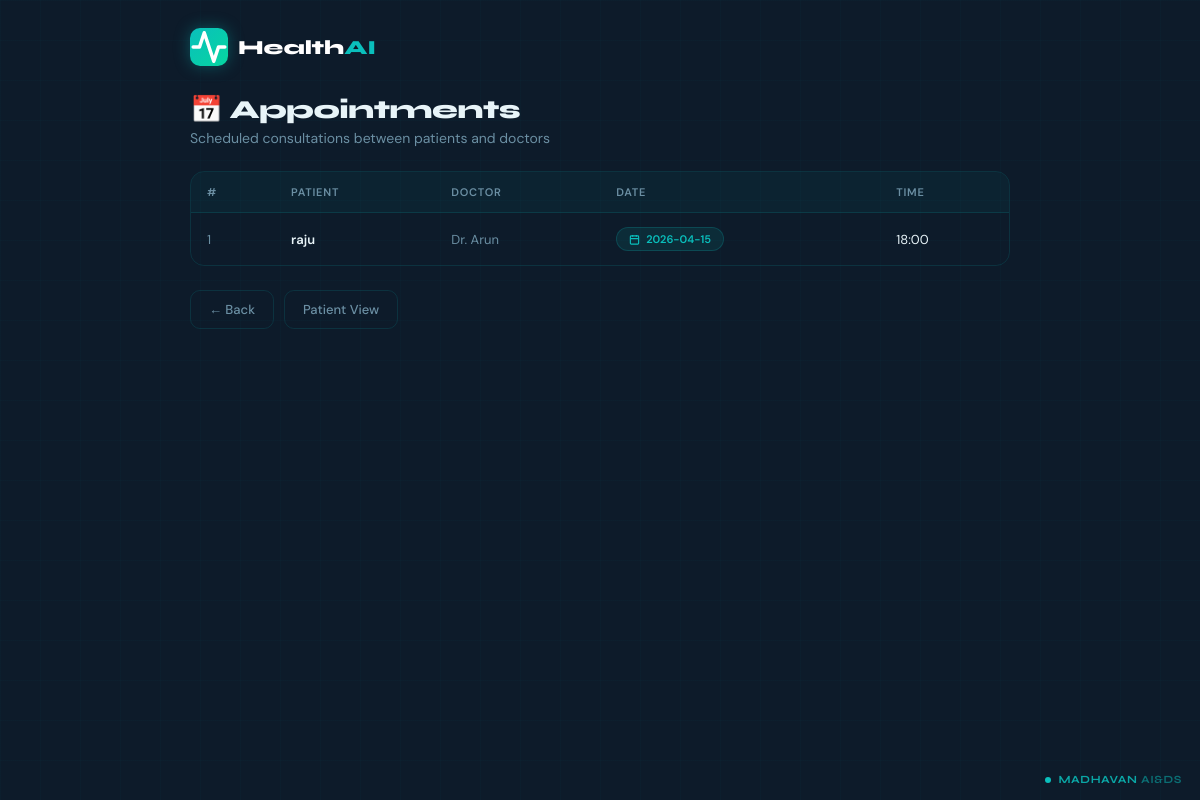
The app's page /appointments with its own data.
### tables this page shows
CREATE TABLE appointments(
        id INTEGER PRIMARY KEY AUTOINCREMENT,
        patient_name TEXT,
        doctor_name TEXT,
        date TEXT,
        time TEXT
    );

### app.py (the view)
@app.route('/appointments')
def appointments():
    conn = sqlite3.connect("health.db")
    c = conn.cursor()
    c.execute("SELECT * FROM appointments ORDER BY date, time")
    data = c.fetchall()
    conn.close()
    return render_template("appointments.html", data=data)

### templates/appointments.html (shortened to what this page needs)
<!DOCTYPE html>
<html lang="en">
<head>
</head>
<body>
<div class="page">
  <nav>
    <div class="nav-logo">
      <div class="nav-icon"><svg viewBox="0 0 24 24" fill="none" stroke="white" stroke-width="2.2" stroke-linecap="round" stroke-linejoin="round"><path d="M22 12h-4l-3 9L9 3l-3 9H2"/></svg></div>
      <div class="nav-name">Health<span>AI</span></div>
    </div>
  </nav>
  <div class="page-title">📅 Appointments</div>
  <p class="page-sub">Scheduled consultations between patients and doctors</p>
  {% if data %}
  <div class="table-wrap">
    <table>
      <thead>
        <tr><th>#</th><th>Patient</th><th>Doctor</th><th>Date</th><th>Time</th></tr>
      </thead>
      <tbody>
        {% for row in data %}
        <tr>
          <td style="color:var(--muted)">{{ loop.index }}</td>
          <td style="font-weight:600">{{ row[1] }}</td>
          <td style="color:var(--muted)">{{ row[2] }}</td>
          <td><span class="badge"><svg width="11" height="11" viewBox="0 0 24 24" fill="none" stroke="currentColor" stroke-width="2.5"><rect x="3" y="4" width="18" height="18" rx="2"/><line x1="16" y1="2" x2="16" y2="6"/><line x1="8" y1="2" x2="8" y2="6"/><line x1="3" y1="10" x2="21" y2="10"/></svg>{{ row[3] }}</span></td>
          <td>{{ row[4] }}</td>
        </tr>
        {% endfor %}
      </tbody>
    </table>
  </div>
  {% endif %}
  <div class="bottom-nav">
    <a href="/doctor" class="btn-nav">← Back</a>
    <a href="/patient" class="btn-nav">Patient View</a>
  </div>
</div>
<div class="watermark"><div class="wm-dot"></div><div class="wm-text"><b>MADHAVAN</b> AI&amp;DS</div></div>
</body></html>

### templates/appointments.html (style rules this page uses)
:root { --teal:#0ABFBC;--teal-dk:#089599;--navy:#0D1B2A;--card:#111f2e;--border:rgba(10,191,188,0.14);--text:#E8F4F8;--muted:#6B8FA3;--green:#06D6A0; }
*,*::before,*::after { box-sizing:border-box;margin:0;padding:0; }
body { font-family:'DM Sans',sans-serif;background:var(--navy);color:var(--text);min-height:100vh; }
body::before { content:'';position:fixed;inset:0;background-image:linear-gradient(rgba(10,191,188,0.025) 1px,transparent 1px),linear-gradient(90deg,rgba(10,191,188,0.025) 1px,transparent 1px);background-size:40px 40px;pointer-events:none;z-index:0; }
.page { max-width:860px;margin:0 auto;padding:28px 20px 60px;position:relative;z-index:1; }
nav { display:flex;align-items:center;justify-content:space-between;margin-bottom:28px;flex-wrap:wrap;gap:10px; }
.nav-logo { display:flex;align-items:center;gap:10px; }
.nav-icon { width:38px;height:38px;background:linear-gradient(135deg,var(--teal),var(--green));border-radius:10px;display:flex;align-items:center;justify-content:center;box-shadow:0 0 16px rgba(10,191,188,0.35); }
.nav-name { font-family:'Syne',sans-serif;font-weight:800;font-size:20px;color:#fff; }
.nav-name span { color:var(--teal); }
.page-title { font-family:'Syne',sans-serif;font-weight:800;font-size:26px;letter-spacing:-0.5px;margin-bottom:4px; }
.page-sub { font-size:14px;color:var(--muted);margin-bottom:24px; }
.table-wrap { overflow-x:auto;border-radius:14px;border:1px solid var(--border); }
table { width:100%;border-collapse:collapse;font-size:13px; }
thead { background:rgba(10,191,188,0.05); }
th { padding:13px 16px;text-align:left;font-size:11px;font-weight:600;color:var(--muted);text-transform:uppercase;letter-spacing:.07em;white-space:nowrap; }
td { padding:14px 16px;border-top:1px solid var(--border);vertical-align:middle; }
.badge { display:inline-flex;align-items:center;gap:6px;padding:4px 12px;border-radius:20px;font-size:11px;font-weight:600;background:rgba(10,191,188,0.1);color:var(--teal);border:1px solid rgba(10,191,188,0.2); }
.bottom-nav { display:flex;gap:10px;margin-top:24px; }
.btn-nav { padding:10px 18px;background:transparent;border:1.5px solid var(--border);border-radius:10px;color:var(--muted);font-family:'DM Sans',sans-serif;font-size:13px;font-weight:500;cursor:pointer;text-decoration:none;transition:all 0.2s;display:inline-block; }
.watermark { position:fixed;bottom:14px;right:18px;display:flex;align-items:center;gap:7px;z-index:9999;pointer-events:none;user-select:none; }
.wm-dot { width:6px;height:6px;border-radius:50%;background:var(--teal);animation:pulse 1.4s ease-in-out infinite; }
.wm-text { font-family:'Syne',sans-serif;font-size:11px;font-weight:700;letter-spacing:0.6px;color:rgba(10,191,188,0.5); }
.wm-text b { color:rgba(10,191,188,0.85); }

### records on screen
appointments: patient_name "raju", doctor_name "Dr. Arun", date "2026-04-15", time "18:00"
